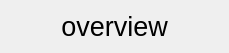
<?xml version="1.0" encoding="UTF-8"?>
<ui version="4.0">
 <class>Frame</class>
 <widget class="QFrame" name="Frame">
  <property name="geometry">
   <rect>
    <x>0</x>
    <y>0</y>
    <width>229</width>
    <height>53</height>
   </rect>
  </property>
  <property name="windowTitle">
   <string>Frame</string>
  </property>
  <layout class="QVBoxLayout" name="verticalLayout">
   <item>
    <widget class="QLabel" name="label">
     <property name="font">
      <font>
       <pointsize>20</pointsize>
      </font>
     </property>
     <property name="text">
      <string>overview</string>
     </property>
     <property name="alignment">
      <set>Qt::AlignCenter</set>
     </property>
    </widget>
   </item>
  </layout>
 </widget>
 <resources/>
 <connections/>
</ui>
